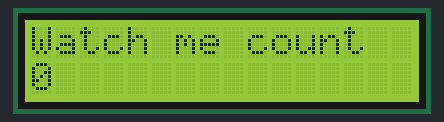
Bench run of a sketch on a simulated Arduino Nano, built with avr-gcc and run on an emulated ATmega328P. Shown: 16×2 character LCD.

Above: at 0.1 s.
At 0.6 s:
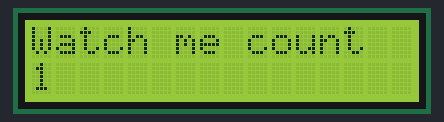
At 1.1 s:
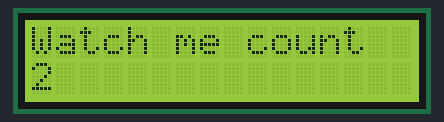
At 2.6 s:
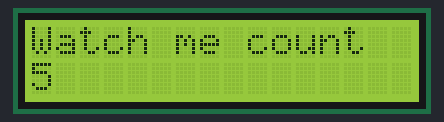
At 3.6 s:
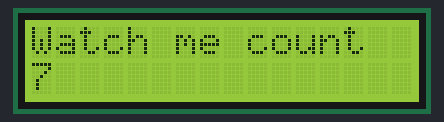
At 5.2 s:
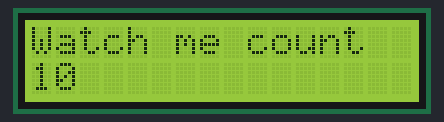

Measured:
- by itself, everything shown: repeats every 5.5 s, in 12 steps
- what the display in image 1 shows lasts 0.5 s, from 0.6 s to 1.1 s

The sketch:

lcdhelloscroll.ino.ino
```cpp
// (licence header left out)
#include <Wire.h>
#include <LCD.h>
#include <LiquidCrystal_I2C.h>

#define I2C_ADDR    0x27  // Define I2C Address where the PCF8574A is
#define BACKLIGHT_PIN     3
#define En_pin  2
#define Rw_pin  1
#define Rs_pin  0
#define D4_pin  4
#define D5_pin  5
#define D6_pin  6
#define D7_pin  7

LiquidCrystal_I2C  lcd(I2C_ADDR,En_pin,Rw_pin,Rs_pin,D4_pin,D5_pin,D6_pin,D7_pin);

int width = 16;
int height = 2;
int wait = 500;
int n = 0;

void setup()
{
  lcd.begin (16,2);

  // Switch on the backlight
  lcd.setBacklightPin(BACKLIGHT_PIN,POSITIVE);
  lcd.setBacklight(HIGH);
  lcd.home();
}

void loop()
{
    lcd.print("Watch me count");
    for (int i = 0; i <= 10; i++)
    {
      lcd.setCursor(0,1);
      lcd.print(i);
      delay(wait);
    }
    lcd.clear();
}
```
